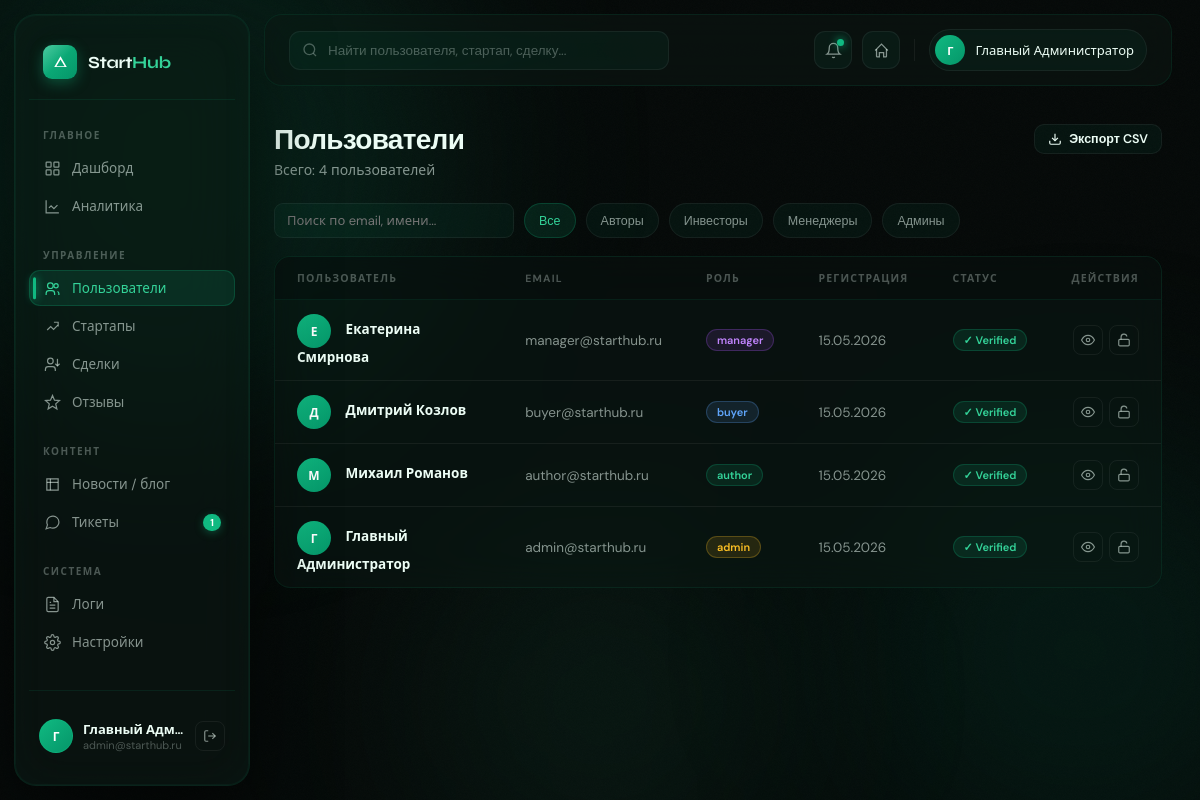
Page /admin/users (signed in) on the committed database.
### models/user.py (models this page shows)
class User(Base):
    __tablename__ = "users"
    id              = Column(Integer, primary_key=True)
    email           = Column(String(255), unique=True, nullable=False, index=True)
    username        = Column(String(64),  unique=True, nullable=False)
    hashed_password = Column(String(255), nullable=False)
    role            = Column(Enum(UserRole), default=UserRole.buyer, nullable=False)
    full_name       = Column(String(128))
    avatar          = Column(String(512))
    bio             = Column(Text)
    phone           = Column(String(32))
    telegram        = Column(String(64))
    website         = Column(String(256))
    location        = Column(String(128))
    is_active       = Column(Boolean, default=True)
    is_verified     = Column(Boolean, default=False)
    is_banned       = Column(Boolean, default=False)
    ban_reason      = Column(Text)
    last_seen       = Column(DateTime, default=lambda: datetime.now(timezone.utc))
    created_at      = Column(DateTime, default=lambda: datetime.now(timezone.utc))
    updated_at      = Column(DateTime, default=lambda: datetime.now(timezone.utc),
                             onupdate=lambda: datetime.now(timezone.utc))
    startups          = relationship("Startup", back_populates="author", lazy="select")
    deals_as_buyer    = relationship("Deal", back_populates="buyer", foreign_keys="Deal.buyer_id")
    messages          = relationship("Message", back_populates="sender")
    favorite_startups = relationship("Startup", secondary=favorites, back_populates="favorited_by")
    notifications     = relationship("Notification", back_populates="user", cascade="all, delete-orphan")
    reviews_given     = relationship("Review", back_populates="author",      foreign_keys="Review.author_id")
    reviews_received  = relationship("Review", back_populates="target_user", foreign_keys="Review.target_user_id")
    tickets           = relationship("SupportTicket", back_populates="user", foreign_keys="SupportTicket.user_id")
    wallet            = relationship("Wallet", back_populates="user", uselist=False, cascade="all, delete-orphan")
    activity_logs     = relationship("ActivityLog", back_populates="user", cascade="all, delete-orphan")

### routers/admin.py (the view)
@router.get("/users", response_class=HTMLResponse)
async def users_list(request: Request, db: AsyncSession = Depends(get_db), q: str = "", role: str = ""):
    admin = await _require_admin(request, db)
    badges = await _badges(db)
    query = select(User).order_by(User.created_at.desc())
    if q:
        query = query.where(or_(
            User.email.ilike(f"%{q}%"), User.username.ilike(f"%{q}%"), User.full_name.ilike(f"%{q}%")
        ))
    if role:
        query = query.where(User.role == UserRole(role))
    users = (await db.execute(query)).scalars().all()
    return render(request, "admin/users.html", {
        "user": admin, **badges, "users": users, "q": q, "role_filter": role,
        "now_ts": datetime.now(timezone.utc).timestamp(),
    })

### templates/admin/users.html (shortened to what this page needs)
{% extends "admin/base_admin.html" %}
{% block admin_content %}
<div class="page-h">
  <div class="page-h-left">
    <h1>Пользователи</h1>
    <p>Всего: {{ users|length }} пользователей</p>
  </div>
  <div class="page-h-actions">
    <button class="btn btn-secondary btn-sm">
      <svg width="14" height="14" viewBox="0 0 24 24" fill="none" stroke="currentColor" stroke-width="2"><path d="M21 15v4a2 2 0 0 1-2 2H5a2 2 0 0 1-2-2v-4"/><polyline points="7 10 12 15 17 10"/><line x1="12" y1="15" x2="12" y2="3"/></svg>
      Экспорт CSV
    </button>
  </div>
</div>
<form method="get" action="/admin/users" class="filter-row">
  <input type="text" name="q" value="{{ q }}" placeholder="Поиск по email, имени..." class="tbl-search">
  <button type="submit" class="filter-pill {% if not role_filter %}active{% endif %}" formaction="/admin/users">Все</button>
  <button type="submit" name="role" value="author" class="filter-pill {% if role_filter == 'author' %}active{% endif %}">Авторы</button>
  <button type="submit" name="role" value="buyer" class="filter-pill {% if role_filter == 'buyer' %}active{% endif %}">Инвесторы</button>
  <button type="submit" name="role" value="manager" class="filter-pill {% if role_filter == 'manager' %}active{% endif %}">Менеджеры</button>
  <button type="submit" name="role" value="admin" class="filter-pill {% if role_filter == 'admin' %}active{% endif %}">Админы</button>
</form>
<div class="table-wrap reveal">
  <table class="tbl">
    <thead>
      <tr>
        <th>Пользователь</th>
        <th>Email</th>
        <th>Роль</th>
        <th>Регистрация</th>
        <th>Статус</th>
        <th style="text-align:right">Действия</th>
      </tr>
    </thead>
    <tbody>
      {% for u in users %}
      {% set is_online = u.last_seen and (u.last_seen.replace(tzinfo=None).timestamp() > (now_ts - 300)) %}
      <tr>
        <td>
          <span class="user-row-ava">{% if u.full_name %}{{ u.full_name[0] }}{% else %}{{ u.username[0]|upper }}{% endif %}</span>
          <span class="tbl-name">
            {{ u.full_name or u.username }}
          </span>
        </td>
        <td>{{ u.email }}</td>
        <td><span class="badge badge-{% if u.role.value == 'admin' %}amber{% elif u.role.value == 'manager' %}purple{% elif u.role.value == 'author' %}em{% else %}blue{% endif %}">{{ u.role.value }}</span></td>
        <td>{{ u.created_at.strftime('%d.%m.%Y') }}</td>
        <td>
          {% if u.is_banned %}
            <span class="badge badge-red">Заблокирован</span>
          {% elif u.is_verified %}
            <span class="badge badge-em">✓ Verified</span>
          {% else %}
            <span class="badge badge-grey">Активен</span>
          {% endif %}
        </td>
        <td style="text-align:right">
          <div class="row-actions" style="justify-content:flex-end">
            <a href="/admin/users/{{ u.id }}" class="row-action" title="Подробнее">
              <svg viewBox="0 0 24 24" fill="none" stroke="currentColor" stroke-width="2"><path d="M1 12s4-8 11-8 11 8 11 8-4 8-11 8-11-8-11-8z"/><circle cx="12" cy="12" r="3"/></svg>
            </a>
            <form method="post" action="/admin/users/{{ u.id }}/ban" style="display:inline">
              <button class="row-action {% if not u.is_banned %}danger{% endif %}" title="{% if u.is_banned %}Разблокировать{% else %}Заблокировать{% endif %}">
                {% if u.is_banned %}
                  <svg viewBox="0 0 24 24" fill="none" stroke="currentColor" stroke-width="2"><path d="M19 11H5a2 2 0 0 0-2 2v7a2 2 0 0 0 2 2h14a2 2 0 0 0 2-2v-7a2 2 0 0 0-2-2z"/><path d="M7 11V7a5 5 0 0 1 10 0v4"/></svg>
                {% else %}
                  <svg viewBox="0 0 24 24" fill="none" stroke="currentColor" stroke-width="2"><rect x="3" y="11" width="18" height="11" rx="2"/><path d="M7 11V7a5 5 0 0 1 9.9-1"/></svg>
                {% endif %}
              </button>
            </form>
          </div>
        </td>
      </tr>
      {% else %}
      <tr><td colspan="6"><div class="empty"><div class="empty-icon">👥</div><h3>Пользователей нет</h3><p>Здесь появятся зарегистрированные пользователи</p></div></td></tr>
      {% endfor %}
    </tbody>
  </table>
</div>
{% endblock %}

### templates/admin/base_admin.html (shortened to what this page needs)
<!DOCTYPE html>
<html lang="ru">
<head>
</head>
<body>
<div class="blob-container">
  <div class="blob b1"></div>
  <div class="blob b2"></div>
  <div class="blob b3"></div>
</div>
<div class="admin-shell">
  <aside class="sidebar">
    <a href="/" class="sidebar-logo">
      <div class="logo-mark">
        <svg viewBox="0 0 24 24" xmlns="http://www.w3.org/2000/svg"><path d="M12 2L2 19h20L12 2zm0 5l6.5 11h-13L12 7z"/></svg>
      </div>
      <div class="logo-text">Start<span>Hub</span></div>
    </a>
    <div class="sidebar-section">
      <div class="sidebar-section-label">Главное</div>
      <a href="/admin/dashboard" class="nav-item {% if request.url.path == '/admin/dashboard' %}active{% endif %}">
        <span class="nav-icon">
          <svg viewBox="0 0 24 24" fill="none" stroke="currentColor"><rect x="3" y="3" width="7" height="7" rx="1"/><rect x="14" y="3" width="7" height="7" rx="1"/><rect x="3" y="14" width="7" height="7" rx="1"/><rect x="14" y="14" width="7" height="7" rx="1"/></svg>
        </span>
        Дашборд
      </a>
      <a href="/admin/analytics" class="nav-item {% if request.url.path == '/admin/analytics' %}active{% endif %}">
        <span class="nav-icon">
          <svg viewBox="0 0 24 24" fill="none" stroke="currentColor"><path d="M3 3v18h18"/><path d="M7 14l3-3 4 4 5-5"/></svg>
        </span>
        Аналитика
      </a>
    </div>
    <div class="sidebar-section">
      <div class="sidebar-section-label">Управление</div>
      <a href="/admin/users" class="nav-item {% if request.url.path.startswith('/admin/users') %}active{% endif %}">
        <span class="nav-icon">
          <svg viewBox="0 0 24 24" fill="none" stroke="currentColor"><circle cx="9" cy="8" r="4"/><path d="M3 21v-2a4 4 0 0 1 4-4h4a4 4 0 0 1 4 4v2"/><circle cx="17" cy="8" r="3"/><path d="M21 21v-2a3 3 0 0 0-2-2.83"/></svg>
        </span>
        Пользователи
      </a>
      <a href="/admin/startups" class="nav-item {% if request.url.path.startswith('/admin/startups') %}active{% endif %}">
        <span class="nav-icon">
          <svg viewBox="0 0 24 24" fill="none" stroke="currentColor"><path d="M4.5 17l5-5 4 4 6-6"/><path d="M14 6h6v6"/></svg>
        </span>
        Стартапы
      </a>
      <a href="/admin/deals" class="nav-item {% if request.url.path.startswith('/admin/deals') %}active{% endif %}">
        <span class="nav-icon">
          <svg viewBox="0 0 24 24" fill="none" stroke="currentColor"><path d="M16 21v-2a4 4 0 0 0-4-4H6a4 4 0 0 0-4 4v2"/><circle cx="9" cy="7" r="4"/><path d="M22 11l-3 3-3-3"/><path d="M19 14V4"/></svg>
        </span>
        Сделки
      </a>
      <a href="/admin/reviews" class="nav-item {% if request.url.path.startswith('/admin/reviews') %}active{% endif %}">
        <span class="nav-icon">
          <svg viewBox="0 0 24 24" fill="none" stroke="currentColor"><path d="M12 17.27L18.18 21l-1.64-7.03L22 9.24l-7.19-.61L12 2 9.19 8.63 2 9.24l5.46 4.73L5.82 21z"/></svg>
        </span>
        Отзывы
      </a>
    </div>
    <div class="sidebar-section">
      <div class="sidebar-section-label">Контент</div>
      <a href="/admin/news" class="nav-item {% if request.url.path.startswith('/admin/news') %}active{% endif %}">
        <span class="nav-icon">
          <svg viewBox="0 0 24 24" fill="none" stroke="currentColor"><path d="M4 4h16v16H4z"/><path d="M4 9h16"/><path d="M9 4v16"/></svg>
        </span>
        Новости / блог
      </a>
      <a href="/admin/tickets" class="nav-item {% if request.url.path.startswith('/admin/tickets') %}active{% endif %}">
        <span class="nav-icon">
          <svg viewBox="0 0 24 24" fill="none" stroke="currentColor"><path d="M21 11.5a8.38 8.38 0 0 1-.9 3.8 8.5 8.5 0 0 1-7.6 4.7 8.38 8.38 0 0 1-3.8-.9L3 21l1.9-5.7a8.38 8.38 0 0 1-.9-3.8 8.5 8.5 0 0 1 4.7-7.6 8.38 8.38 0 0 1 3.8-.9h.5a8.48 8.48 0 0 1 8 8v.5z"/></svg>
        </span>
        Тикеты
        {% if open_tickets %}<span class="nav-badge">{{ open_tickets }}</span>{% endif %}
      </a>
    </div>
    <div class="sidebar-section">
      <div class="sidebar-section-label">Система</div>
      <a href="/admin/logs" class="nav-item {% if request.url.path == '/admin/logs' %}active{% endif %}">
        <span class="nav-icon">
          <svg viewBox="0 0 24 24" fill="none" stroke="currentColor"><path d="M14 2H6a2 2 0 0 0-2 2v16a2 2 0 0 0 2 2h12a2 2 0 0 0 2-2V8z"/><path d="M14 2v6h6"/><path d="M8 13h8M8 17h8M8 9h2"/></svg>
        </span>
        Логи
      </a>
      <a href="/admin/settings" class="nav-item {% if request.url.path == '/admin/settings' %}active{% endif %}">
        <span class="nav-icon">
        </span>
        Настройки
      </a>
    </div>
    <div class="sidebar-footer">
      <div class="sidebar-user">
        <div class="su-ava">{% if user.full_name %}{{ user.full_name[0] }}{% else %}{{ user.username[0]|upper }}{% endif %}</div>
        <div class="su-info">
          <div class="su-name">{{ user.full_name or user.username }}</div>
          <div class="su-email">{{ user.email }}</div>
        </div>
        <a href="/logout" class="su-logout" title="Выход">
          <svg width="14" height="14" viewBox="0 0 24 24" fill="none" stroke="currentColor" stroke-width="2"><path d="M9 21H5a2 2 0 0 1-2-2V5a2 2 0 0 1 2-2h4"/><polyline points="16 17 21 12 16 7"/><line x1="21" y1="12" x2="9" y2="12"/></svg>
        </a>
      </div>
    </div>
  </aside>
  <main class="admin-main">
    <div class="topbar">
      <div class="topbar-search">
        <svg viewBox="0 0 24 24" fill="none" stroke="currentColor" stroke-width="2"><circle cx="11" cy="11" r="8"/><line x1="21" y1="21" x2="16.65" y2="16.65"/></svg>
        <input type="text" placeholder="Найти пользователя, стартап, сделку..." id="globalSearch">
      </div>
      <div class="topbar-actions">
        <button class="tb-btn" title="Уведомления">
          <svg viewBox="0 0 24 24" fill="none" stroke="currentColor" stroke-width="1.8"><path d="M18 8A6 6 0 0 0 6 8c0 7-3 9-3 9h18s-3-2-3-9"/><path d="M13.73 21a2 2 0 0 1-3.46 0"/></svg>
          <span class="dot"></span>
        </button>
        <a href="/" class="tb-btn" title="На сайт">
          <svg viewBox="0 0 24 24" fill="none" stroke="currentColor" stroke-width="1.8"><path d="M3 12l2-2 7-7 7 7 2 2"/><path d="M5 10v10a1 1 0 0 0 1 1h3v-6h6v6h3a1 1 0 0 0 1-1V10"/></svg>
        </a>
        <div class="tb-user">
          <div class="tb-user-ava">{% if user.full_name %}{{ user.full_name[0] }}{% else %}{{ user.username[0]|upper }}{% endif %}</div>
          <div class="tb-user-name">{{ user.full_name or user.username }}</div>
        </div>
      </div>
    </div>
    <div class="admin-content">
      {% block admin_content %}{% endblock %}
    </div>
  </main>
</div>
</body>
</html>

### rows in the picture
User: full_name "Г", full_name "Главный Адм…", email "admin@starthub.ru", full_name "Главный Администратор", role.value "admin", created_at "15.05.2026", is_banned "✓ Verified"
User: full_name "Е", full_name "Екатерина Смирнова", email "manager@starthub.ru", role.value "manager", created_at "15.05.2026", is_banned "✓ Verified"
User: full_name "Д", full_name "Дмитрий Козлов", email "buyer@starthub.ru", role.value "buyer", created_at "15.05.2026", is_banned "✓ Verified"
User: full_name "М", full_name "Михаил Романов", email "author@starthub.ru", role.value "author", created_at "15.05.2026", is_banned "✓ Verified"

### other values in the picture
{{ open_tickets }} "1"
{{ users|length }} "4"
